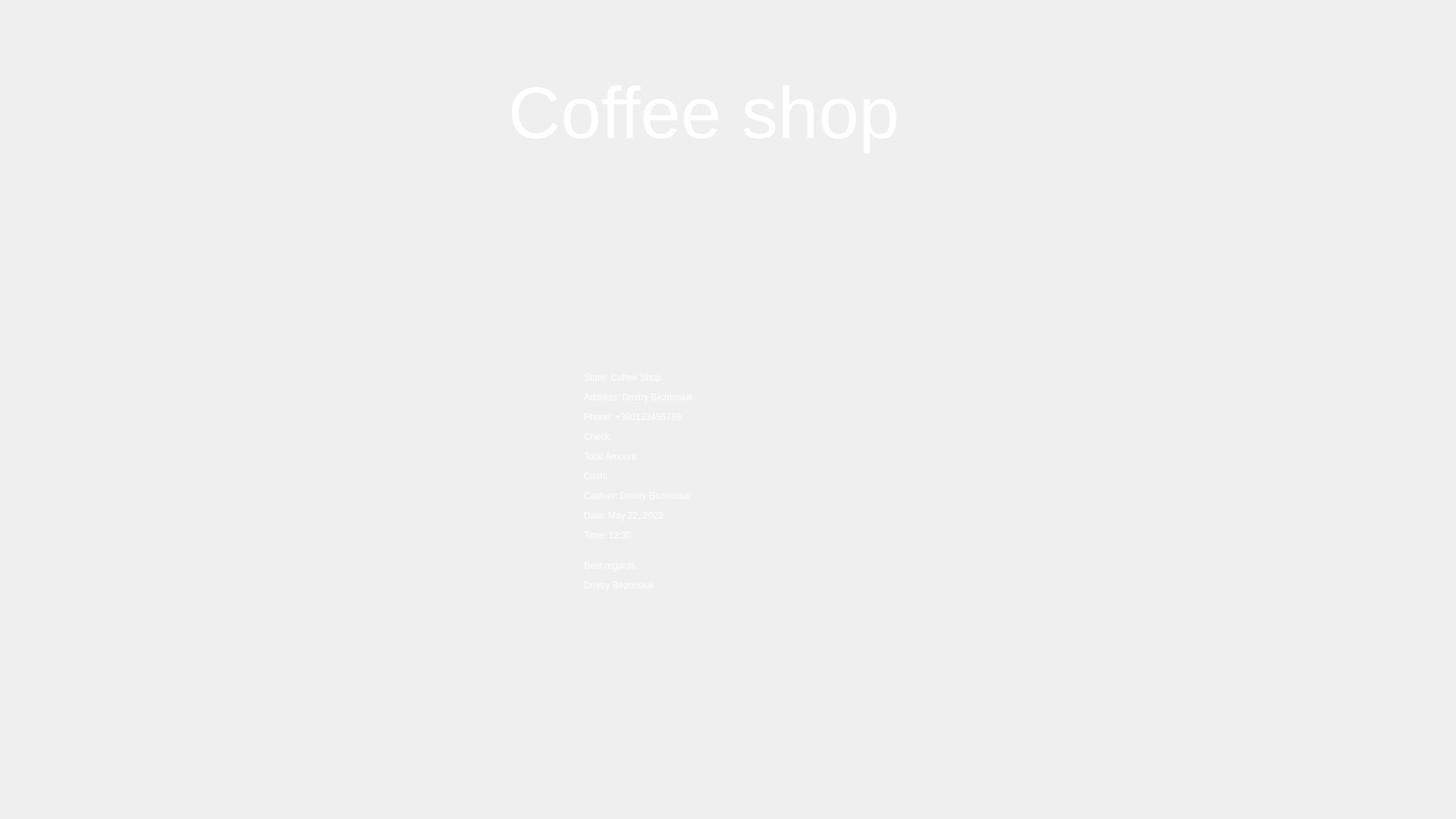
<?xml version="1.0" encoding="UTF-8"?>
<ui version="4.0">
 <class>CheckForm</class>
 <widget class="QWidget" name="CheckForm">
  <property name="geometry">
   <rect>
    <x>0</x>
    <y>0</y>
    <width>1920</width>
    <height>1080</height>
   </rect>
  </property>
  <property name="windowTitle">
   <string>Form</string>
  </property>
  <property name="styleSheet">
   <string notr="true"/>
  </property>
  <widget class="QLabel" name="Back">
   <property name="geometry">
    <rect>
     <x>0</x>
     <y>0</y>
     <width>1920</width>
     <height>1080</height>
    </rect>
   </property>
   <property name="styleSheet">
    <string notr="true">background-image: url(':/res/img/backgr.png');

background-repeat: no-repeat;
</string>
   </property>
   <property name="text">
    <string/>
   </property>
  </widget>
  <widget class="QLabel" name="label_2">
   <property name="geometry">
    <rect>
     <x>670</x>
     <y>80</y>
     <width>581</width>
     <height>141</height>
    </rect>
   </property>
   <property name="styleSheet">
    <string notr="true">position: absolute;
font: 700 26pt &quot;Segoe Script&quot;;
width: 328px;
height: 88px;
left: 796px;
top: 79px;
font-style: normal;
font-weight: 400;
font-size: 64px;
line-height: 88px;
color: #FFFFFF;
 border: none; 
outline: none;
background-position: center;
 background-repeat: no-repeat; 
background-color: transparent;</string>
   </property>
   <property name="text">
    <string>&lt;html&gt;&lt;head/&gt;&lt;body&gt;&lt;p&gt;&lt;span style=&quot; font-size:72pt;&quot;&gt;Coffee shop&lt;/span&gt;&lt;/p&gt;&lt;/body&gt;&lt;/html&gt;</string>
   </property>
  </widget>
  <widget class="QPushButton" name="Zerno">
   <property name="geometry">
    <rect>
     <x>89</x>
     <y>79</y>
     <width>130</width>
     <height>130</height>
    </rect>
   </property>
   <property name="styleSheet">
    <string notr="true">background-image: url(':/res/img/Zerno.png');
background-position: center;
 background-repeat: no-repeat; 
background-color: transparent;
 border: none; 
outline: none;</string>
   </property>
   <property name="text">
    <string/>
   </property>
  </widget>
  <widget class="QLabel" name="label">
   <property name="geometry">
    <rect>
     <x>770</x>
     <y>220</y>
     <width>541</width>
     <height>831</height>
    </rect>
   </property>
   <property name="styleSheet">
    <string notr="true">font: 700 14pt &quot;Segoe Script&quot;;
color: #FFFFFF;
</string>
   </property>
   <property name="text">
    <string>&lt;html&gt;&lt;head/&gt;&lt;body&gt;&lt;p&gt;Store: Coffee Shop&lt;/p&gt;&lt;p&gt;Address: Dmitry Beznosiuk&lt;/p&gt;&lt;p&gt;Phone: +380123456789&lt;/p&gt;&lt;p&gt;Check:&lt;/p&gt;&lt;p&gt;Total Amount:&lt;/p&gt;&lt;p&gt;Cash:&lt;/p&gt;&lt;p&gt;Cashier: Dmitry Beznosiuk&lt;/p&gt;&lt;p&gt;Date: May 22, 2023&lt;/p&gt;&lt;p&gt;Time: 12:30&lt;br/&gt;&lt;/p&gt;&lt;p&gt;Best regards,&lt;/p&gt;&lt;p&gt;Dmitry Beznosiuk&lt;/p&gt;&lt;/body&gt;&lt;/html&gt;</string>
   </property>
  </widget>
 </widget>
 <resources/>
 <connections/>
</ui>
